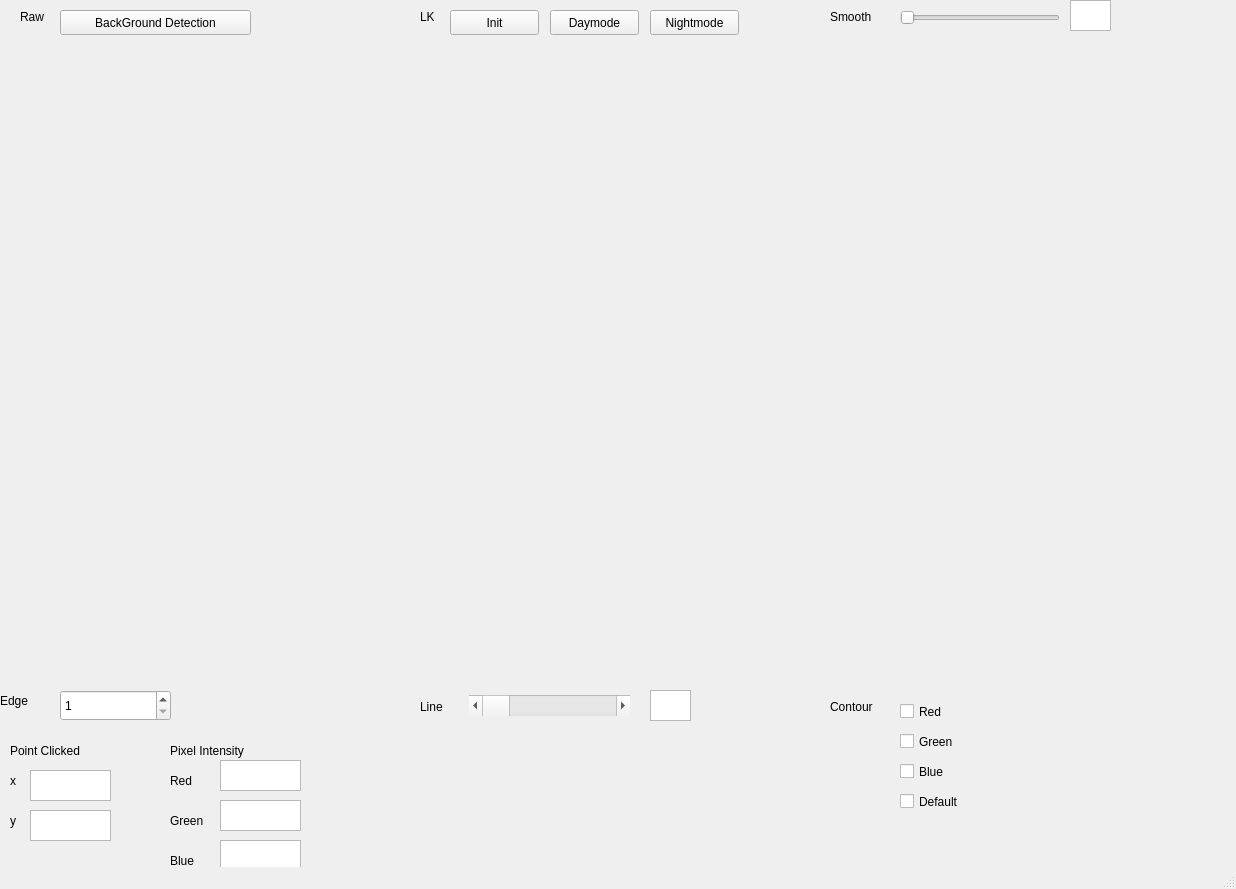
<?xml version="1.0" encoding="UTF-8"?>
<ui version="4.0">
 <class>MainWindow</class>
 <widget class="QMainWindow" name="MainWindow">
  <property name="geometry">
   <rect>
    <x>0</x>
    <y>0</y>
    <width>1236</width>
    <height>889</height>
   </rect>
  </property>
  <property name="windowTitle">
   <string>MainWindow</string>
  </property>
  <widget class="QWidget" name="centralwidget">
   <widget class="QLabel" name="label_6">
    <property name="geometry">
     <rect>
      <x>830</x>
      <y>700</y>
      <width>59</width>
      <height>14</height>
     </rect>
    </property>
    <property name="text">
     <string>Contour</string>
    </property>
   </widget>
   <widget class="QTextBrowser" name="textBrowser_6">
    <property name="geometry">
     <rect>
      <x>220</x>
      <y>760</y>
      <width>81</width>
      <height>31</height>
     </rect>
    </property>
   </widget>
   <widget class="QTextBrowser" name="textBrowser_8">
    <property name="geometry">
     <rect>
      <x>220</x>
      <y>840</y>
      <width>81</width>
      <height>31</height>
     </rect>
    </property>
   </widget>
   <widget class="QWidget" name="gridLayoutWidget">
    <property name="geometry">
     <rect>
      <x>0</x>
      <y>50</y>
      <width>1221</width>
      <height>601</height>
     </rect>
    </property>
    <layout class="QGridLayout" name="gridLayout">
     <property name="sizeConstraint">
      <enum>QLayout::SetFixedSize</enum>
     </property>
     <item row="1" column="0">
      <widget class="QLabel" name="display1">
       <property name="text">
        <string/>
       </property>
      </widget>
     </item>
     <item row="1" column="1">
      <widget class="QLabel" name="display2">
       <property name="text">
        <string/>
       </property>
      </widget>
     </item>
     <item row="2" column="0">
      <widget class="QLabel" name="display4">
       <property name="text">
        <string/>
       </property>
      </widget>
     </item>
     <item row="2" column="1">
      <widget class="QLabel" name="display5">
       <property name="text">
        <string/>
       </property>
      </widget>
     </item>
     <item row="2" column="2">
      <widget class="QLabel" name="display6">
       <property name="text">
        <string/>
       </property>
      </widget>
     </item>
     <item row="1" column="2">
      <widget class="QLabel" name="display3">
       <property name="text">
        <string/>
       </property>
      </widget>
     </item>
    </layout>
   </widget>
   <widget class="QLabel" name="label_12">
    <property name="geometry">
     <rect>
      <x>170</x>
      <y>810</y>
      <width>51</width>
      <height>21</height>
     </rect>
    </property>
    <property name="text">
     <string>Green</string>
    </property>
   </widget>
   <widget class="QLabel" name="label_3">
    <property name="geometry">
     <rect>
      <x>830</x>
      <y>10</y>
      <width>59</width>
      <height>14</height>
     </rect>
    </property>
    <property name="text">
     <string>Smooth</string>
    </property>
   </widget>
   <widget class="QTextBrowser" name="textBrowser_4">
    <property name="geometry">
     <rect>
      <x>1070</x>
      <y>0</y>
      <width>41</width>
      <height>31</height>
     </rect>
    </property>
   </widget>
   <widget class="QPushButton" name="BackGroundButtom">
    <property name="geometry">
     <rect>
      <x>60</x>
      <y>10</y>
      <width>191</width>
      <height>25</height>
     </rect>
    </property>
    <property name="text">
     <string>BackGround Detection</string>
    </property>
    <property name="checkable">
     <bool>true</bool>
    </property>
   </widget>
   <widget class="QLabel" name="label_7">
    <property name="geometry">
     <rect>
      <x>420</x>
      <y>700</y>
      <width>59</width>
      <height>14</height>
     </rect>
    </property>
    <property name="text">
     <string>Line</string>
    </property>
   </widget>
   <widget class="QLabel" name="label_13">
    <property name="geometry">
     <rect>
      <x>170</x>
      <y>850</y>
      <width>31</width>
      <height>21</height>
     </rect>
    </property>
    <property name="text">
     <string>Blue</string>
    </property>
   </widget>
   <widget class="QLabel" name="label_9">
    <property name="geometry">
     <rect>
      <x>10</x>
      <y>810</y>
      <width>21</width>
      <height>21</height>
     </rect>
    </property>
    <property name="text">
     <string>y</string>
    </property>
   </widget>
   <widget class="QScrollBar" name="horizontalScrollBar">
    <property name="geometry">
     <rect>
      <x>469</x>
      <y>695</y>
      <width>161</width>
      <height>21</height>
     </rect>
    </property>
    <property name="minimum">
     <number>1</number>
    </property>
    <property name="maximum">
     <number>300</number>
    </property>
    <property name="orientation">
     <enum>Qt::Horizontal</enum>
    </property>
   </widget>
   <widget class="QLabel" name="label_5">
    <property name="geometry">
     <rect>
      <x>10</x>
      <y>740</y>
      <width>91</width>
      <height>21</height>
     </rect>
    </property>
    <property name="text">
     <string>Point Clicked</string>
    </property>
   </widget>
   <widget class="QTextBrowser" name="textBrowser_3">
    <property name="geometry">
     <rect>
      <x>30</x>
      <y>810</y>
      <width>81</width>
      <height>31</height>
     </rect>
    </property>
   </widget>
   <widget class="QTextBrowser" name="textBrowser_5">
    <property name="geometry">
     <rect>
      <x>650</x>
      <y>690</y>
      <width>41</width>
      <height>31</height>
     </rect>
    </property>
   </widget>
   <widget class="QSlider" name="horizontalSlider">
    <property name="geometry">
     <rect>
      <x>900</x>
      <y>10</y>
      <width>160</width>
      <height>16</height>
     </rect>
    </property>
    <property name="minimum">
     <number>1</number>
    </property>
    <property name="maximum">
     <number>20</number>
    </property>
    <property name="orientation">
     <enum>Qt::Horizontal</enum>
    </property>
   </widget>
   <widget class="QLabel" name="label_8">
    <property name="geometry">
     <rect>
      <x>10</x>
      <y>770</y>
      <width>21</width>
      <height>21</height>
     </rect>
    </property>
    <property name="text">
     <string>x</string>
    </property>
   </widget>
   <widget class="QLabel" name="label_10">
    <property name="geometry">
     <rect>
      <x>170</x>
      <y>740</y>
      <width>101</width>
      <height>21</height>
     </rect>
    </property>
    <property name="text">
     <string>Pixel Intensity</string>
    </property>
   </widget>
   <widget class="QPushButton" name="pushButton">
    <property name="geometry">
     <rect>
      <x>450</x>
      <y>10</y>
      <width>89</width>
      <height>25</height>
     </rect>
    </property>
    <property name="text">
     <string>Init</string>
    </property>
    <property name="checkable">
     <bool>false</bool>
    </property>
    <property name="checked">
     <bool>false</bool>
    </property>
   </widget>
   <widget class="QLabel" name="label_2">
    <property name="geometry">
     <rect>
      <x>420</x>
      <y>10</y>
      <width>59</width>
      <height>14</height>
     </rect>
    </property>
    <property name="text">
     <string>LK</string>
    </property>
   </widget>
   <widget class="QPushButton" name="Nightmode_2">
    <property name="geometry">
     <rect>
      <x>550</x>
      <y>10</y>
      <width>89</width>
      <height>25</height>
     </rect>
    </property>
    <property name="text">
     <string>Daymode</string>
    </property>
    <property name="checkable">
     <bool>false</bool>
    </property>
    <property name="checked">
     <bool>false</bool>
    </property>
   </widget>
   <widget class="QLabel" name="label_4">
    <property name="geometry">
     <rect>
      <x>0</x>
      <y>690</y>
      <width>59</width>
      <height>21</height>
     </rect>
    </property>
    <property name="text">
     <string>Edge</string>
    </property>
   </widget>
   <widget class="QTextBrowser" name="textBrowser_7">
    <property name="geometry">
     <rect>
      <x>220</x>
      <y>800</y>
      <width>81</width>
      <height>31</height>
     </rect>
    </property>
   </widget>
   <widget class="QLabel" name="label_1">
    <property name="geometry">
     <rect>
      <x>20</x>
      <y>10</y>
      <width>59</width>
      <height>14</height>
     </rect>
    </property>
    <property name="text">
     <string>Raw</string>
    </property>
   </widget>
   <widget class="QCheckBox" name="checkBox_2">
    <property name="geometry">
     <rect>
      <x>900</x>
      <y>730</y>
      <width>92</width>
      <height>23</height>
     </rect>
    </property>
    <property name="text">
     <string>Green</string>
    </property>
    <property name="checkable">
     <bool>false</bool>
    </property>
   </widget>
   <widget class="QCheckBox" name="checkBox_3">
    <property name="geometry">
     <rect>
      <x>900</x>
      <y>760</y>
      <width>92</width>
      <height>23</height>
     </rect>
    </property>
    <property name="text">
     <string>Blue</string>
    </property>
    <property name="checkable">
     <bool>false</bool>
    </property>
   </widget>
   <widget class="QPushButton" name="Nightmode">
    <property name="geometry">
     <rect>
      <x>650</x>
      <y>10</y>
      <width>89</width>
      <height>25</height>
     </rect>
    </property>
    <property name="text">
     <string>Nightmode</string>
    </property>
    <property name="checkable">
     <bool>false</bool>
    </property>
    <property name="checked">
     <bool>false</bool>
    </property>
   </widget>
   <widget class="QLabel" name="label_11">
    <property name="geometry">
     <rect>
      <x>170</x>
      <y>770</y>
      <width>41</width>
      <height>21</height>
     </rect>
    </property>
    <property name="text">
     <string>Red</string>
    </property>
   </widget>
   <widget class="QCheckBox" name="checkBox_4">
    <property name="geometry">
     <rect>
      <x>900</x>
      <y>790</y>
      <width>92</width>
      <height>23</height>
     </rect>
    </property>
    <property name="text">
     <string>Default</string>
    </property>
    <property name="checkable">
     <bool>false</bool>
    </property>
   </widget>
   <widget class="QSpinBox" name="spinBox">
    <property name="geometry">
     <rect>
      <x>60</x>
      <y>690</y>
      <width>111</width>
      <height>31</height>
     </rect>
    </property>
    <property name="focusPolicy">
     <enum>Qt::StrongFocus</enum>
    </property>
    <property name="toolTipDuration">
     <number>1</number>
    </property>
    <property name="showGroupSeparator" stdset="0">
     <bool>false</bool>
    </property>
    <property name="minimum">
     <number>1</number>
    </property>
    <property name="maximum">
     <number>200</number>
    </property>
   </widget>
   <widget class="QCheckBox" name="checkBox">
    <property name="geometry">
     <rect>
      <x>900</x>
      <y>700</y>
      <width>92</width>
      <height>23</height>
     </rect>
    </property>
    <property name="text">
     <string>Red</string>
    </property>
    <property name="checkable">
     <bool>false</bool>
    </property>
   </widget>
   <widget class="QTextBrowser" name="textBrowser_2">
    <property name="geometry">
     <rect>
      <x>30</x>
      <y>770</y>
      <width>81</width>
      <height>31</height>
     </rect>
    </property>
   </widget>
  </widget>
  <widget class="QMenuBar" name="menubar">
   <property name="geometry">
    <rect>
     <x>0</x>
     <y>0</y>
     <width>1236</width>
     <height>26</height>
    </rect>
   </property>
  </widget>
  <widget class="QStatusBar" name="statusbar"/>
 </widget>
 <resources/>
 <connections/>
</ui>
